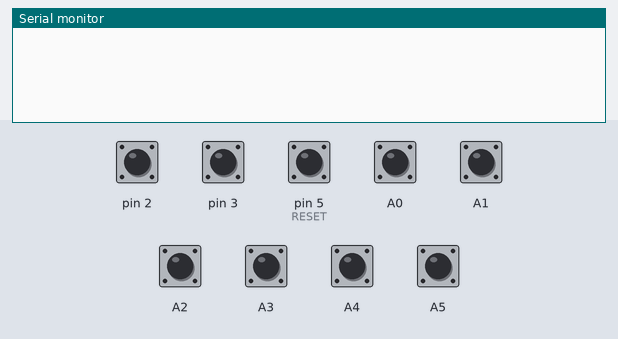
A sketch run on a simulated Arduino Uno, built with avr-gcc and run on an emulated ATmega328P. Parts: the last lines printed to the serial monitor. Inputs (shaded band) come from the test bench; at power-on: A0–5, pin 2, pin 3, pin 5 (RESET) HIGH. No radio packets arrive unless stated.

Above: at 1.2 s.
1.3 s: pin 2 pulled LOW for 0.15 s
At 2.4 s:
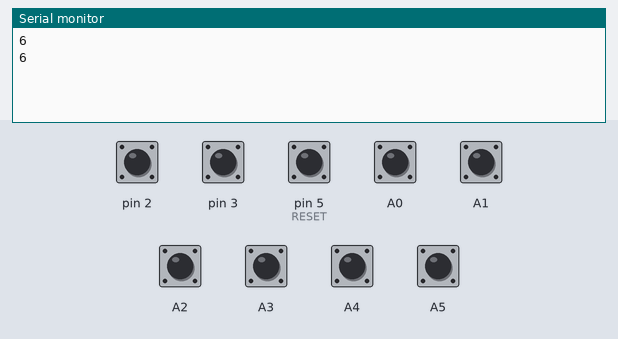
2.9 s: pin 5 (RESET) pulled LOW for 0.15 s
At 3.7 s:
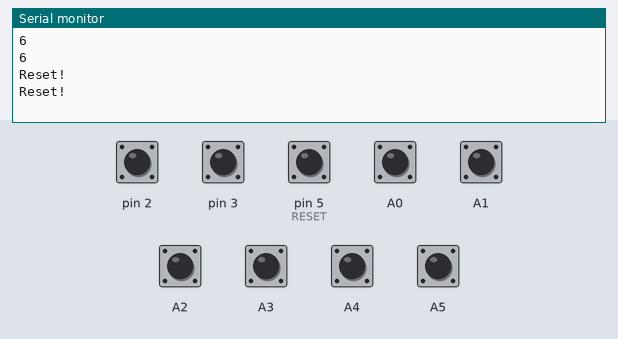
4.5 s: pin 3 pulled LOW for 0.15 s
At 5.8 s:
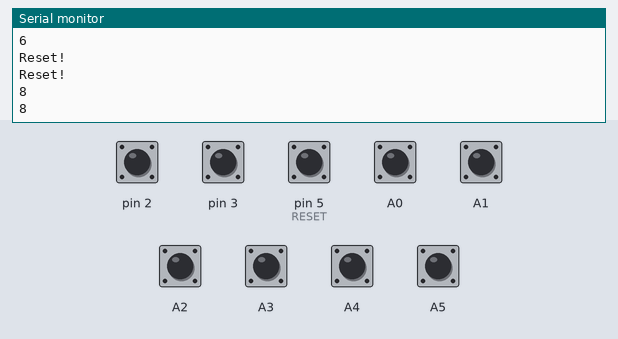
6.1 s: A0 pulled LOW for 0.15 s
At 7.3 s:
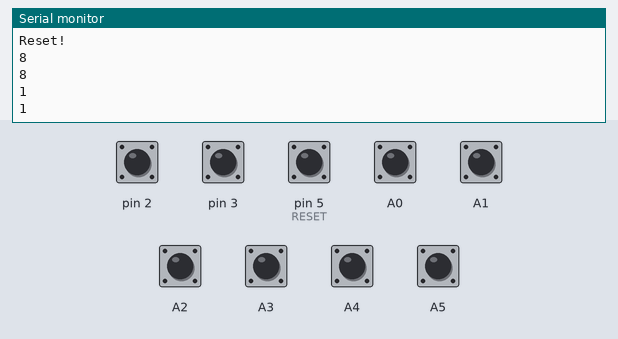
7.7 s: A1 pulled LOW for 0.15 s
At 8.5 s:
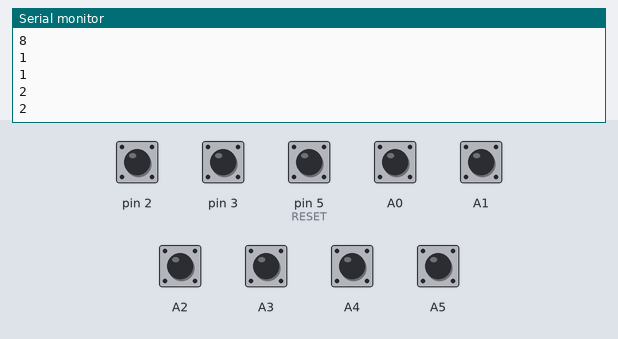
9.3 s: A2 pulled LOW for 0.15 s
At 9.7 s:
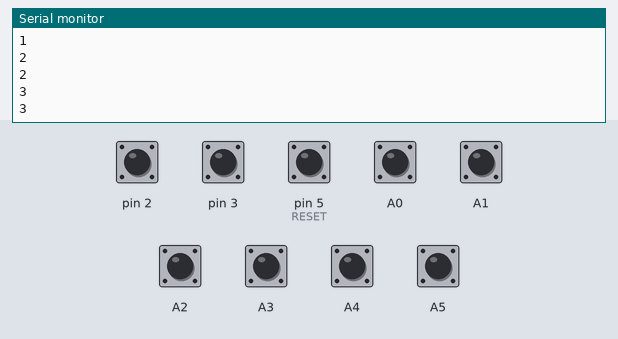
Timing chart, 0 to 11.9 s (numbered marks = the images above; inputs shaded):
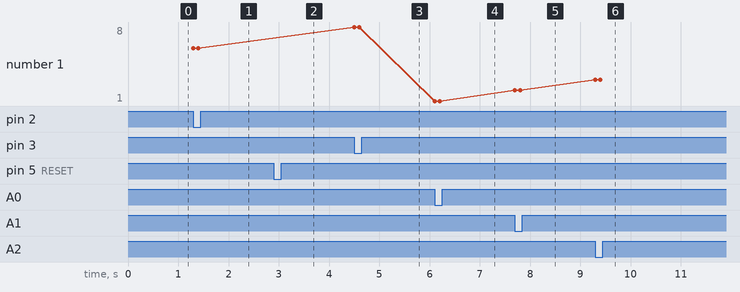

The sketch:

Master.ino
```cpp
// Сервер

#include <SPI.h>
#include <RH_NRF24.h>

// Время, исключающее повторные нажатия
uint8_t delay_time = 100;

// создаем экземпляр класса для трансивера:
RH_NRF24 nrf24;

void setup() {
  // Настройка Serial соединения с компьютером
  Serial.begin(115200);

  // Настройка кнопок
  pinMode(A0, INPUT_PULLUP); // 1
  pinMode(A1, INPUT_PULLUP); // 2
  pinMode(A2, INPUT_PULLUP); // 3
  pinMode(A3, INPUT_PULLUP); // 4
  pinMode(A4, INPUT_PULLUP); // 5
  pinMode(A5, INPUT_PULLUP); // 6
  pinMode(2, INPUT_PULLUP);  // 7
  pinMode(3, INPUT_PULLUP);  // 8
  pinMode(5, INPUT_PULLUP);  // RESET

  // Настройка и инициализация nrf24l01
  if (!nrf24.init()) Serial.println("init failed");
  if (!nrf24.setChannel(1))  Serial.println("setChannel failed");
  if (!nrf24.setRF(RH_NRF24::DataRate2Mbps, RH_NRF24::TransmitPower0dBm)) Serial.println("setRF failed");
}

void loop() {

  // Проверяем нажатие кнопок

  // 1
  if (!(digitalRead(A0))) {
    nrf24.send("1", 1);
    Serial.println(1);
    delay(delay_time);
  }
  // 2
  if (!(digitalRead(A1))) {
    nrf24.send("2", 1);
    Serial.println(2);
    delay(delay_time);
  }
  // 3
  if (!(digitalRead(A2))) {
    nrf24.send("3", 1);
    Serial.println(3);
    delay(delay_time);
  }
  // 4
  if (!(digitalRead(A3))) {
    nrf24.send("4", 1);
    Serial.println(4);
    delay(delay_time);
  }
  // 5
  if (!(digitalRead(A4))) {
    nrf24.send("5", 1);
    Serial.println(5);
    delay(delay_time);
  }
  // 6
  if (!(digitalRead(A5))) {
    nrf24.send("6", 1);
    Serial.println(6);
    delay(delay_time);
  }
  // 7
  if (!(digitalRead(2))) {
    nrf24.send("7", 1);
    Serial.println(6);
    delay(delay_time);
  }
  // 8
  if (!(digitalRead(3))) {
    nrf24.send("8", 1);
    Serial.println(8);
    delay(delay_time);
  }
  // RESET
  if (!(digitalRead(5))) {
    nrf24.send("9", 1);
    Serial.println("Reset!");
    delay(delay_time);
  }
}
```

Measured:
- after the input at 1.3 s, the serial monitor: prints a new line at once (image 1)
- after the input at 2.9 s, the serial monitor: prints a new line at once (image 2)
- after the input at 4.5 s, the serial monitor: prints a new line at once (image 3)
- after the input at 6.1 s, the serial monitor: prints a new line at once (image 4)
- after the input at 7.7 s, the serial monitor: prints a new line at once (image 5)
- after the input at 9.3 s, the serial monitor: prints a new line at once (image 6)
- plotted number 1: 6 → 8 after the input at 4.5 s, 8 → 1 after the input at 6.1 s, 1 → 2 after the input at 7.7 s, 2 → 3 after the input at 9.3 s
